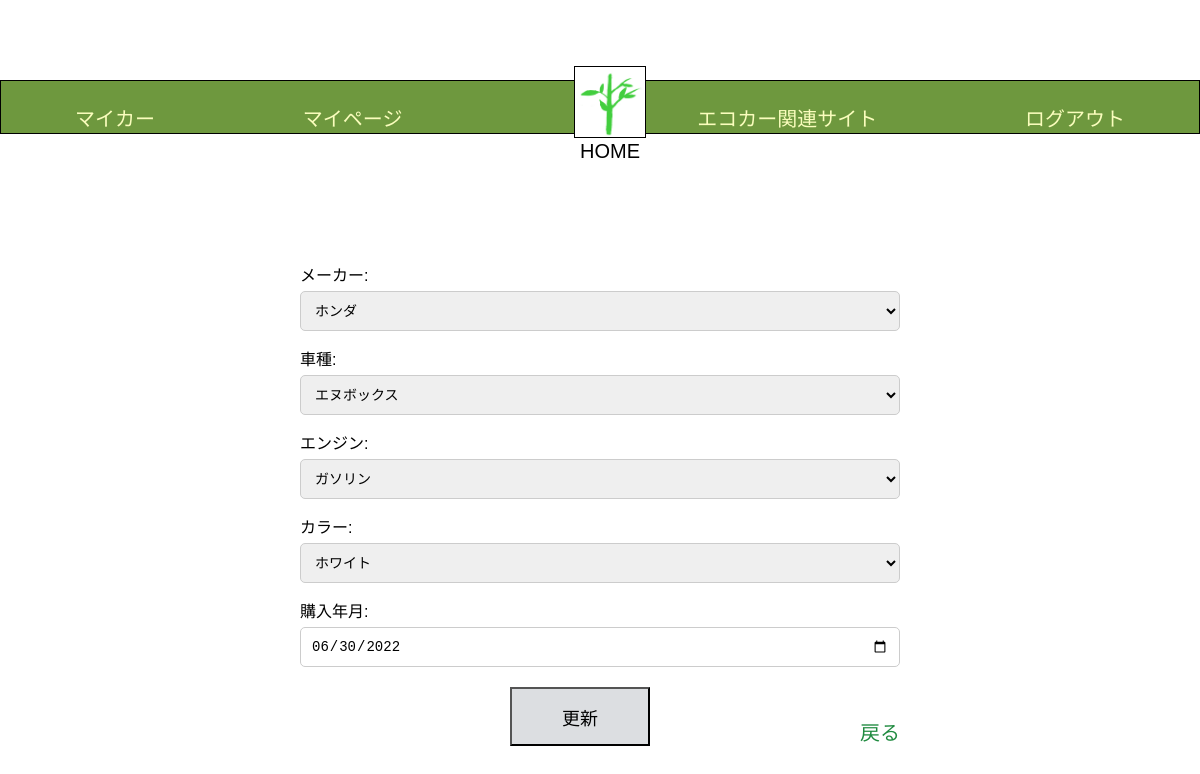
/Edrive/mycar_detail/1, run on an earlier commit of the app's database.
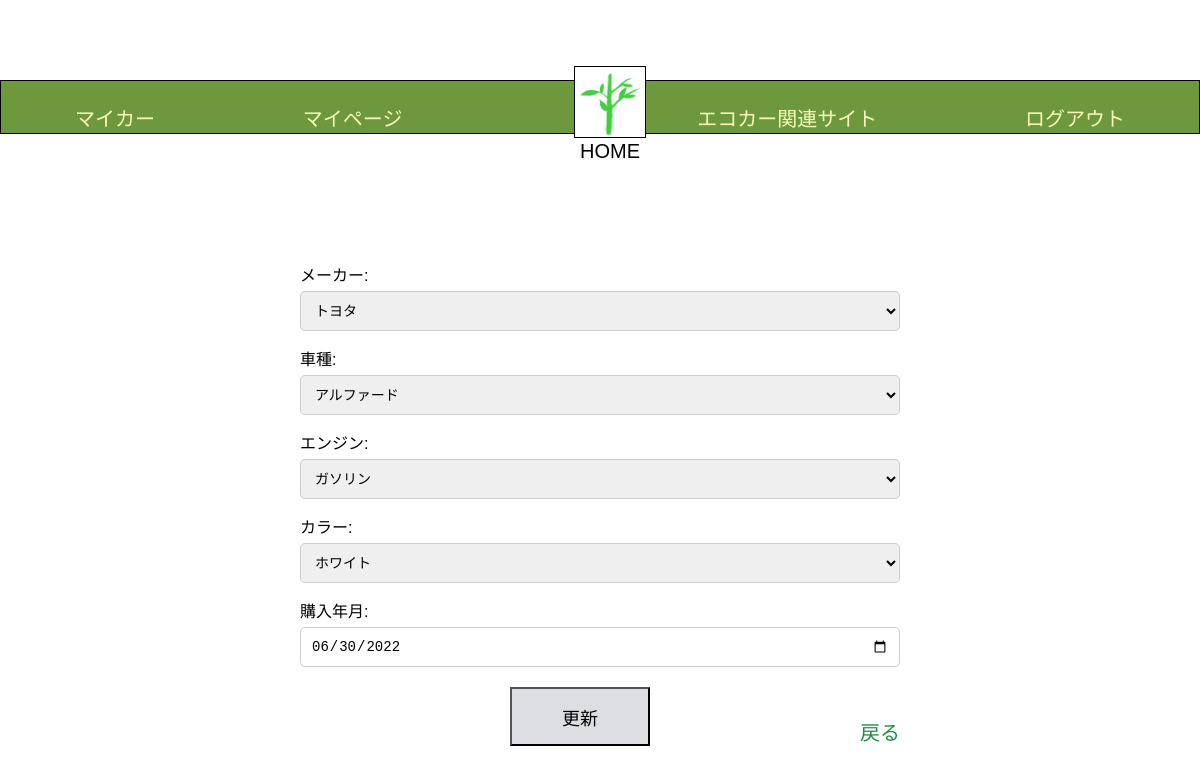
And on a later commit of the database.
### Edrive/models.py (models this page shows)
class BaseModel(models.Model):
    created_at = models.DateTimeField(auto_now_add=True)
    updated_at = models.DateTimeField(auto_now=True)
    class Meta:
        abstract = True

class CarModel(BaseModel):
    CarModel_CHOICES = [
        ('AQUA', 'アクア'),
        ('ROOMY','ルーミー'),
        ('ALPHARD','アルファード'),
        ('RAIZE', 'ライズ'),
        ('N-BOX','エヌボックス'),
        ('FREED','フリード'),
        ('VEZEL', 'ヴェゼル'),
        ('CANBUS', 'ムーヴキャンバス'),
        ('Tanto','タント'),
        ('Rocky', 'ロッキー'),
        ('NOTE', 'ノート'),
        ('SERENA','セレナ'),
        ('DAYZ','デイズ'),
        ('X-TRAIL', 'エクストレイル'),
    ]
    EngineType_CHOICES = [
        ('gasoline', 'ガソリン'),
        ('hybrid', 'ハイブリッド'),
        ('other', 'その他'),
    ]
    Color_CHOICES = [
        ('red', 'レッド'),
        ('blue','ブルー'),
        ('white','ホワイト'),
        ('yellow', 'イエロー'),
        ('pink', 'ピンク'),
        ('green', 'グリーン'),
        ('black', 'ブラック'),
        ('purple', 'パープル'),
        ('grey', 'グレー'),
        ('brown', 'ブラウン'),
    ]
    name = models.CharField(max_length=1000, default='default_name')
    manufacturer = models.ForeignKey(Manufacturer, on_delete=models.CASCADE, null=True)
    car_model_name = models.CharField(max_length=120, choices=CarModel_CHOICES)
    engine_type = models.CharField(max_length=50, choices=EngineType_CHOICES)
    color = models.CharField(max_length=150, choices=Color_CHOICES)
    average_fuel_efficiency = models.FloatField(null=True, blank=True)
    car_group = models.CharField(max_length=200, null=True, default=None)
    class Meta:
        db_table = 'car_models'

### Edrive/views.py (the view, shortened to what this page needs)
# urls.py: path('mycar_detail/<int:pk>',MyCarDetailView.as_view(), name = 'mycar_detail'),
class MyCarDetailView(View):
    template_name = 'mycar_detail.html'
    def get(self, request, *args,**kwargs):
        pk = kwargs.get('pk')
        user = get_object_or_404(User, pk=pk)
        mycars_instance = MyCar.objects.filter(user=user).first()
        if mycars_instance:
            car_model = mycars_instance.car_model
            form1 = MyCarDetailForm(instance=car_model)
            form2 = MyCarDeForm(instance=mycars_instance)
        else:
            form1 = MyCarDetailForm()
            form2 = MyCarDeForm()
        context = {
            'form1': form1,
            'form2': form2,
            'mycars_instance': mycars_instance
        }
        return render(request, self.template_name,context)

### Edrive/forms.py
class MyCarDeForm(forms.ModelForm):
    purchase_on = forms.DateField(label = '購入年月', required=False, widget=forms.DateInput(attrs={'type': 'date', 'class':'form-control'}))
    class Meta:
        model = MyCar
        fields = ['purchase_on']

### templates/mycar_detail.html (shortened to what this page needs)
{% load static %}
<!DOCTYPE html>
<html lang="ja">
   <head>
      <link rel="stylesheet" href="{% static 'css/style.css' %}">
   </head>
   <body>
       <header class="header-container">
      <nav class="navbar navbar-expand-lg navbar-light bg-light">
        <a class="navbar-brand" href="{% url 'Edrive:my_car' user.pk %}">マイカー</a>
        <a class="navbar-brand" href="{% url 'Edrive:mypage' user.pk %}">マイページ</a>
        <div class="logo">
        <a href="{% url 'Edrive:home' %}" class="home-link">
             <img src = "{% get_media_prefix %}shinryoku.png"  alt = "ホーム">
             <p>HOME</p>
        </a>
        </div>
        <a class="navbar-brand" href="{% url 'Edrive:eco_car_site' %}">エコカー関連サイト</a>
        <a class="navbar-brand" href="{% url 'Edrive:logout' %}">ログアウト</a>
      </nav>
      </header>
    <div class="detail-container">
       <form method="POST" action="">
   <div class="form-group">
                {{ form1.manufacturer_name.label_tag }}
                {{ form1.manufacturer_name }}
            </div>
            <div class="form-group">
                {{ form1.car_model_name.label_tag }}
                {{ form1.car_model_name }}
            </div>
            <div class="form-group">
                {{ form1.engine_type.label_tag }}
                {{ form1.engine_type }}
            </div>
            <div class="form-group">
                {{ form1.color.label_tag }}
                {{ form1.color }}
            </div>
            <div class="form-group">
                {{ form2.purchase_on.label_tag }}
                {{ form2.purchase_on }}
            </div>
            <div class="btn-container">
   <input type="submit" value="更新" class="btn">
</form>
      <nav class="detail-navbar">
          <a class="navbar-brand" href="{% url 'Edrive:my_car' user.pk %}">戻る</a>
      </nav>
      </div>
    </body>
</html>

What changed in the data, as far as the page shows it:
changed CarModel "ガソリン": car_model_name "エヌボックス" → "アルファード"
Also different on the page:
form field manufacturer_name: "ホンダ" → "トヨタ"
